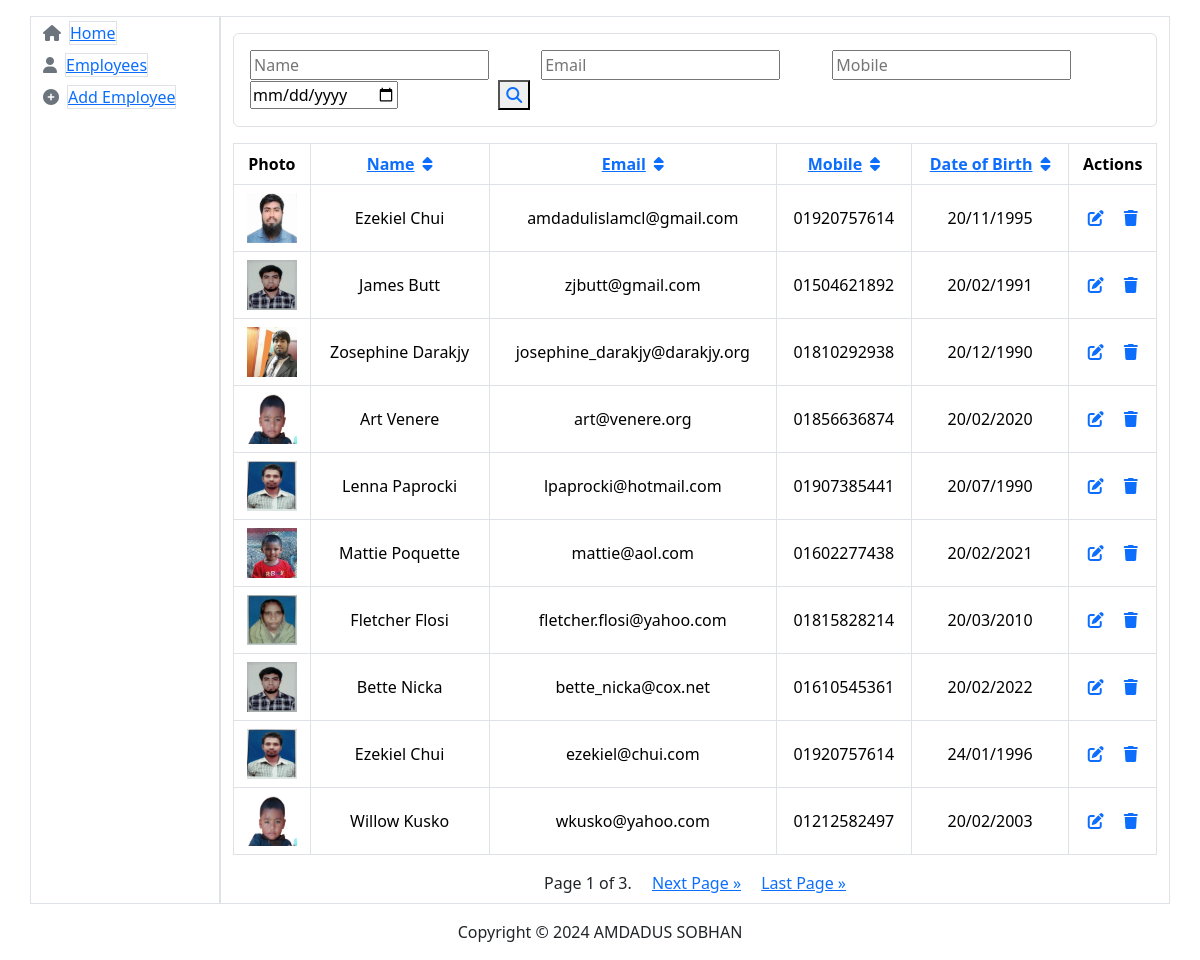
The page / on the database its author committed.
### employees/models.py (models this page shows, shortened)
class Employee(models.Model):
    photo = models.ImageField(upload_to='photos/', blank=True, null=True)
    full_name = models.CharField(max_length=255)
    email = models.EmailField(unique=True)
    mobile = models.CharField(max_length=15)
    date_of_birth = models.DateField()

### employees/views.py (the view)
# urls.py: path('', EmployeeListView.as_view(), name='employee_list'),
class EmployeeListView(ListView):
    model = Employee
    template_name = 'employees/list_employees.html'
    context_object_name = 'employees'
    paginate_by = 10  # Number of employees per page
    def get_queryset(self):
        queryset = Employee.objects.all()
        full_name_query = self.request.GET.get('full_name')
        email_query = self.request.GET.get('email')
        mobile_query = self.request.GET.get('mobile')
        date_of_birth_query = self.request.GET.get('date_of_birth')
        if full_name_query:
            queryset = queryset.filter(full_name__icontains=full_name_query)
        if email_query:
            queryset = queryset.filter(email__icontains=email_query)
        if mobile_query:
            queryset = queryset.filter(mobile__icontains=mobile_query)
        if date_of_birth_query:
            queryset = queryset.filter(date_of_birth__icontains=date_of_birth_query)
        sort_by = self.request.GET.get('sort_by', 'id')  # Default sort by 'full_name'
        order = self.request.GET.get('order', 'asc')
        if sort_by not in ['full_name', 'email', 'mobile', 'date_of_birth']:
            sort_by = 'id'  # Default to 'id' if invalid
        if order == 'desc':
            sort_by = f'-{sort_by}'
        return queryset.order_by(sort_by)
    def get_context_data(self, **kwargs):
        context = super().get_context_data(**kwargs)
        context['full_name'] = self.request.GET.get('full_name', '')
        context['email'] = self.request.GET.get('email', '')
        context['mobile'] = self.request.GET.get('mobile', '')
        context['date_of_birth'] = self.request.GET.get('date_of_birth', '')
        context['order'] = self.request.GET.get('order', 'asc')  # Add order to context
        return context

### employees/templates/employees/list_employees.html (shortened to what this page needs)
{% extends 'employees/base.html' %}
{% block body %}
    <div class='border rounded my-3'>
        <form method="get" action="" class="m-3">
            <input type="text" name="full_name" placeholder="Name" value="{{ request.GET.full_name }}" class="ms-5">
            <input type="text" name="email" placeholder="Email" value="{{ request.GET.email }}" class="ms-5">
            <input type="text" name="mobile" placeholder="Mobile" value="{{ request.GET.mobile }}" class="ms-5">
            <input type="date" name="date_of_birth" placeholder="Date of Birth" value="{{ request.GET.date_of_birth }}" class="ms-5">
            <button type="submit" class="me-5 text-primary"><i class="fa-solid fa-magnifying-glass"></i></button>
        </form>
    </div>
    <table class="table table-bordered text-center align-middle">
        <thead >
            <tr >
                <th>Photo</th>
                <th><a href="?sort_by=full_name&order={% if request.GET.order == 'asc' %}desc{% else %}asc{% endif %}">Name<i class="fa-solid fa-sort me-2"></i></a></th>
                <th><a href="?sort_by=email&order={% if request.GET.order == 'asc' %}desc{% else %}asc{% endif %}">Email<i class="fa-solid fa-sort me-2"></i></a></th>
                <th><a href="?sort_by=mobile&order={% if request.GET.order == 'asc' %}desc{% else %}asc{% endif %}">Mobile<i class="fa-solid fa-sort me-2"></i></a></th>
                <th><a href="?sort_by=date_of_birth&order={% if request.GET.order == 'asc' %}desc{% else %}asc{% endif %}">Date of Birth<i class="fa-solid fa-sort me-2"></i></a></th>
                <th>Actions</th>
            </tr>
        </thead>
        <tbody>
            {% for employee in employees %}
            <tr>
                <td>
                    {% if employee.photo %}
                        <img src="{{ employee.photo.url }}" alt="Photo" width="50" height="50">
                    {% else %}
                        No photo
                    {% endif %}
                </td>
                <td>{{ employee.full_name }}</td>
                <td>{{ employee.email }}</td>
                <td>{{ employee.mobile }}</td>
                <td>{{ employee.date_of_birth|date:"d/m/Y" }}</td>
                <td>
                    <a href="{% url 'edit_employee' employee.pk %}"><i class="fa-solid fa-pen-to-square ms-3"></i></a>
                    <a href="{% url 'delete_employee' employee.pk %}"><i class="fa-solid fa-trash"></i></a>
                </td>
            </tr>
            {% empty %}
            <tr>
                <td colspan="6">No employees found.</td>
            </tr>
            {% endfor %}
        </tbody>
    </table>
    <div class="pagination justify-content-center">
        {% if is_paginated %}
            <span class="step-links mb-2">
                <span class="current mx-2">
                    Page {{ page_obj.number }} of {{ page_obj.paginator.num_pages }}.
                </span>
                {% if page_obj.has_next %}
                    <a class="current mx-2" href="?page={{ page_obj.next_page_number }}">Next Page &raquo;</a>
                    <a class="current mx-2" href="?page={{ page_obj.paginator.num_pages }}">Last Page &raquo;</a>
                {% endif %}
            </span>
        {% endif %}
    </div>
{% endblock body %}

### employees/templates/employees/base.html (shortened to what this page needs)
{% load static %}
<!doctype html>
<html lang="en">
  <head>
    <link rel="stylesheet" href="https://cdn.jsdelivr.net/npm/bootstrap@5.3.3/dist/css/bootstrap.rtl.min.css">
    <link rel="stylesheet" href="https://cdnjs.cloudflare.com/ajax/libs/font-awesome/6.6.0/css/all.min.css">
  </head>
  <body>
      <div class='container'>
        <div class='row'>
            <div class='col-md-2 border mt-3'>
                <a href="/"><i class="fa-solid fa-house text-secondary my-2"></i><span class="border mx-2">Home</span></a></br>
                <a href="/"><i class="fa-solid fa-user text-secondary my-2"></i><span class="border mx-2">Employees</span></a></br>
                <a href="{% url 'add_employee' %}"><i class="fa-solid fa-circle-plus text-secondary my-2"></i><span class="border mx-2">Add Employee</span></a><br>
            </div>
            <div class='col-md border mt-3'>
                {% block body %}{% endblock body %}
            </div>
        </div>
    </div>
    <div class="container text-center mt-3">
      <p id="copyright" class="copyright">
        Copyright &copy; 2024 AMDADUS SOBHAN
      </p>
    </div>
  </body>
</html>

### rows shown on the page
Employee: photo (picture), full_name "Ezekiel Chui", email "amdadulislamcl@gmail.com", mobile "01920757614", date_of_birth "20/11/1995"
Employee: photo (picture), full_name "James Butt", email "zjbutt@gmail.com", mobile "01504621892", date_of_birth "20/02/1991"
Employee: photo (picture), full_name "Zosephine Darakjy", email "josephine_darakjy@darakjy.org", mobile "01810292938", date_of_birth "20/12/1990"
Employee: photo (picture), full_name "Art Venere", email "art@venere.org", mobile "01856636874", date_of_birth "20/02/2020"
Employee: photo (picture), full_name "Lenna Paprocki", email "lpaprocki@hotmail.com", mobile "01907385441", date_of_birth "20/07/1990"
Employee: photo (picture), full_name "Mattie Poquette", email "mattie@aol.com", mobile "01602277438", date_of_birth "20/02/2021"
Employee: photo (picture), full_name "Fletcher Flosi", email "fletcher.flosi@yahoo.com", mobile "01815828214", date_of_birth "20/03/2010"
Employee: photo (picture), full_name "Bette Nicka", email "bette_nicka@cox.net", mobile "01610545361", date_of_birth "20/02/2022"
Employee: photo (picture), full_name "Ezekiel Chui", email "ezekiel@chui.com", mobile "01920757614", date_of_birth "24/01/1996"
Employee: photo (picture), full_name "Willow Kusko", email "wkusko@yahoo.com", mobile "01212582497", date_of_birth "20/02/2003"

### other values the page prints
{{ page_obj.number }} "1"
{{ page_obj.paginator.num_pages }} "3"
